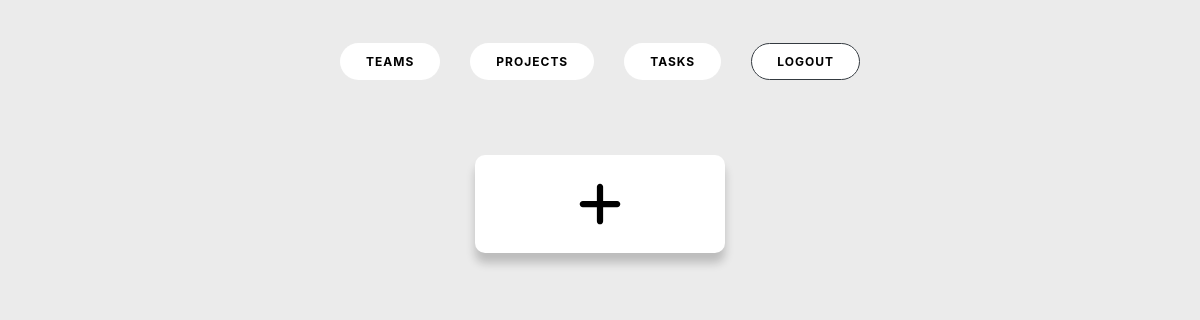
The app's page /teams (signed in), older data.
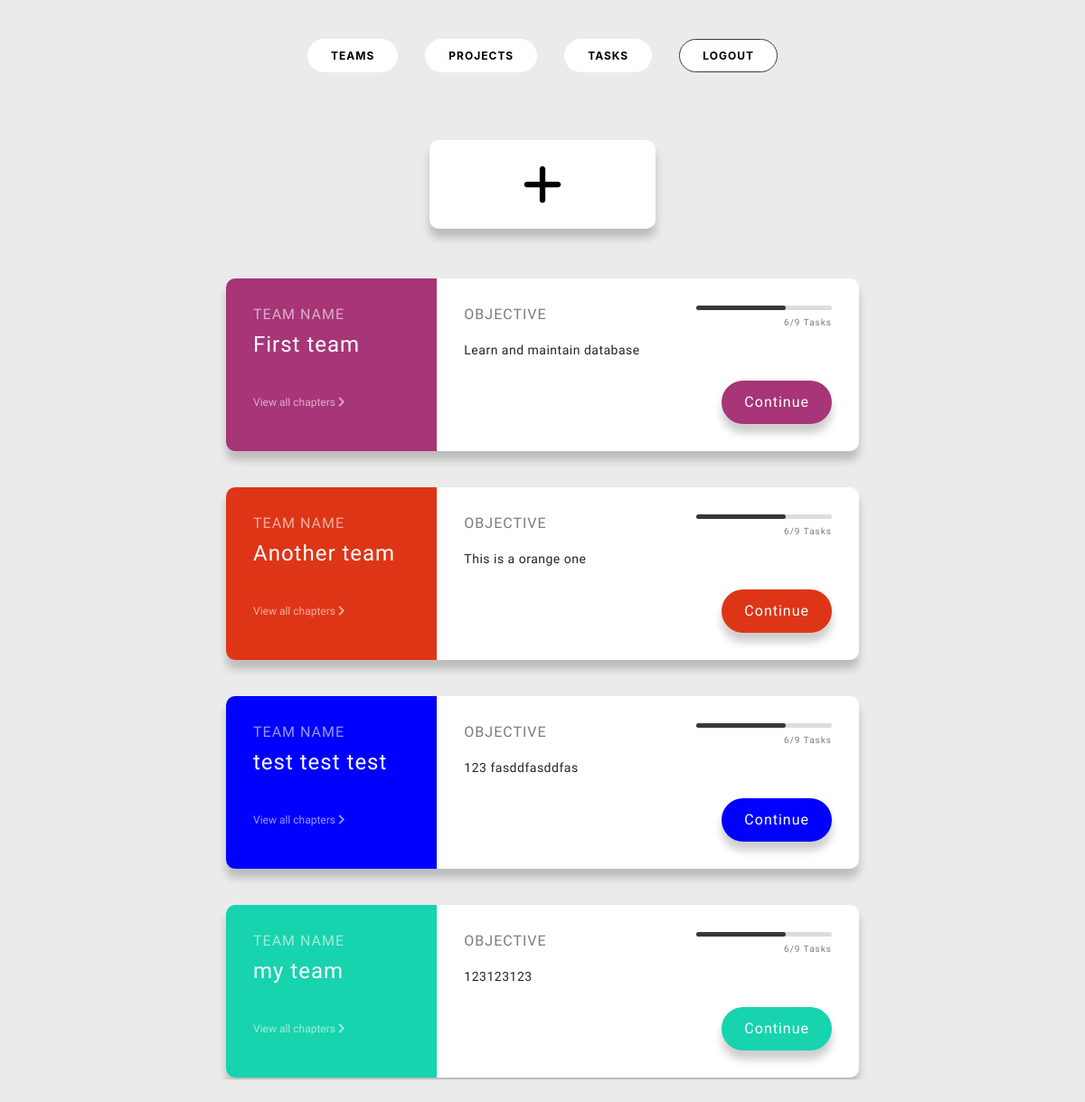
The same page, newer data.
### network/models.py (models this page shows, shortened)
class Team(models.Model):
    name = models.CharField(max_length=255)
    objective = models.TextField()
    color = models.CharField(max_length=7)
    members = models.ManyToManyField(User, related_name='teams', default=None, null=True,)

### network/views.py (the view)
# urls.py: path("teams", views.teams, name="teams"),
def teams(request):
    current_user = request.user
    teams = current_user.teams.all()
    context = {
        'teams': teams
    }
    return render(request, "network/teams.html", context)

### network/templates/network/teams.html (shortened to what this page needs)
{% extends "network/layout.html" %}
{% block body %}
<div class="teams_wrapper">
    <div class="team_container w-25 m-auto">
        <a href="{% url 'create_team'%}">
            <div class="team white_bg p-4">
            </div>
        </a>
    </div>
    {% for team in teams %}
    <div class="team_container">
        <div class="team row">
            <div class="team-preview col-4" style="background-color: {{ team.color }}">
                <h6>Team Name</h6>
                <h2>{{ team.name }}</h2>
                <a href="#">View all chapters <i class="fas fa-chevron-right"></i></a>
            </div>
            <div class="team-info col-8">
                <div class="progress-container">
                    <div class="progress"></div>
                    <span class="progress-text">
                        6/9 Tasks
                    </span>
                </div>
                <h6>Objective</h6>
                <p>{{ team.objective }}</p>
                <button class="btn btn_team" style="background-color: {{ team.color }}">Continue</button>
            </div>
        </div>
    </div>
    {% endfor %}
</div>
{% endblock %}

### network/templates/network/layout.html (shortened to what this page needs)
{% load static %}
<!DOCTYPE html>
<html lang="en">
    <head>
        <link rel="stylesheet" href="https://stackpath.bootstrapcdn.com/bootstrap/4.4.1/css/bootstrap.min.css">
        <link rel='stylesheet' href='https://cdnjs.cloudflare.com/ajax/libs/font-awesome/5.14.0/css/all.min.css'><link rel="stylesheet" href="./style.css">
        <link href="{% static 'network/css/style.css' %}" rel="stylesheet">
        <link href="{% static 'network/css/login.css' %}" rel="stylesheet">
        <link href="{% static 'network/css/tasks.css' %}" rel="stylesheet">
        <link href="{% static 'network/css/teams.css' %}" rel="stylesheet">
        <link href="{% static 'network/css/create_project.css' %}" rel="stylesheet">
        <link href="{% static 'network/css/create_team.css' %}" rel="stylesheet">
        <link href="{% static 'network/css/create_task.css' %}" rel="stylesheet">
    </head>
    <body>
        <nav class="navbar navbar-expand-lg py-5">
                <ul class="navbar-nav m-auto">
                    {% if user.is_authenticated %}
                    <div class="row">
                        <li class="col nav-item">
                            <a class="nav_link button_header" href="{% url 'teams' %}">Teams</a>
                        </li>
                        <li class="col nav-item">
                            <a class="nav_link button_header" href="{% url 'index' %}">Projects</a>
                        </li>
                        <li class="col nav-item">
                            <a class="nav_link button_header" href="{% url 'tasks' %}">Tasks</a>
                        </li>
                        <li class="col nav-item">
                            <a class="nav_link button_header border-dark" href="{% url 'logout' %}">Logout</a>
                        </li>
                    </div>
                    {% endif %}
                </ul>
        </nav>
            {% block body %}
            {% endblock %}
    </body>
</html>

### network/static/network/css/style.css (style rules this page uses)
:root { --color: #7A83D1; --transition-time: 0.5s; }
* { box-sizing: border-box; }
body { margin: 0; min-height: 100vh; font-family: 'Open Sans'; background: #ebebeb; }
a { color: inherit; }

### network/static/network/css/login.css (style rules this page uses)
h2 { text-align: center; }
p { font-size: 14px; font-weight: 100; line-height: 20px; letter-spacing: 0.5px; margin: 20px 0 30px; }
span { font-size: 12px; }
a { color: #333; font-size: 14px; text-decoration: none; margin: 15px 0; }
.button_header { border-radius: 20px; border: 1px solid transparent; background-color: #ffffff; color: #000000; font-size: 12px; font-weight: bold; padding: 10px 25px; letter-spacing: 1px; text-transform: uppercase; transition: transform 80ms ease-in; }

### network/static/network/css/tasks.css (style rules this page uses)
* { margin: 0; padding: 0; box-sizing: border-box; }
body { font-family: -apple-system, BlinkMacSystemFont, "Segoe UI", Roboto, Helvetica, Arial, sans-serif, "Apple Color Emoji", "Segoe UI Emoji", "Segoe UI Symbol"; }

### network/static/network/css/teams.css (style rules this page uses)
* { box-sizing: border-box; }
.teams_wrapper { overflow-y: scroll; height: 80vh; }
.team_container { background-image: #DDDDDD; font-family: 'Muli', sans-serif; display: flex; align-items: center; justify-content: center; flex-direction: column; margin: 0; }
.team { background-color: #fff; border-radius: 10px; box-shadow: 0 10px 10px rgba(0, 0, 0, 0.2); display: flex; max-width: 100%; margin: 20px; overflow: hidden; width: 700px; }
.team.white_bg { width: 250px; }
.team h6 { opacity: 0.6; margin: 0; letter-spacing: 1px; text-transform: uppercase; }
.team h2 { letter-spacing: 1px; margin: 10px 0; font-size: 24px; text-align: left; }
.team-preview { background-color: #7A83D1; color: #fff; padding: 30px; max-width: 250px; }
.team-preview a { color: #fff; display: inline-block; font-size: 12px; opacity: 0.6; margin-top: 30px; text-decoration: none; }
.team-info { padding: 30px; position: relative; width: 100%; }
.progress-container { position: absolute; top: 30px; right: 30px; text-align: right; width: 150px; }
.progress { background-color: #ddd; border-radius: 3px; height: 5px; width: 100%; }
.progress::after { border-radius: 3px; background-color: #393737; content: ''; position: absolute; top: 0; left: 0; height: 5px; width: 66%; }
.progress-text { font-size: 10px; opacity: 0.6; letter-spacing: 1px; }
.btn_team { background-color: #3D4D8F; border: 0; border-radius: 50px; box-shadow: 0 10px 10px rgba(0, 0, 0, 0.2); color: #fff; font-size: 16px; padding: 12px 25px; position: absolute; bottom: 30px; right: 30px; letter-spacing: 1px; }

Row changes from the older to the newer data that the page shows:
added Team: name "First team", objective "Learn and maintain database"
added Team: name "Another team", objective "This is a orange one"
added Team: name "test test test", objective "123 fasddfasddfas"
added Team: name "my team", objective "123123123"
